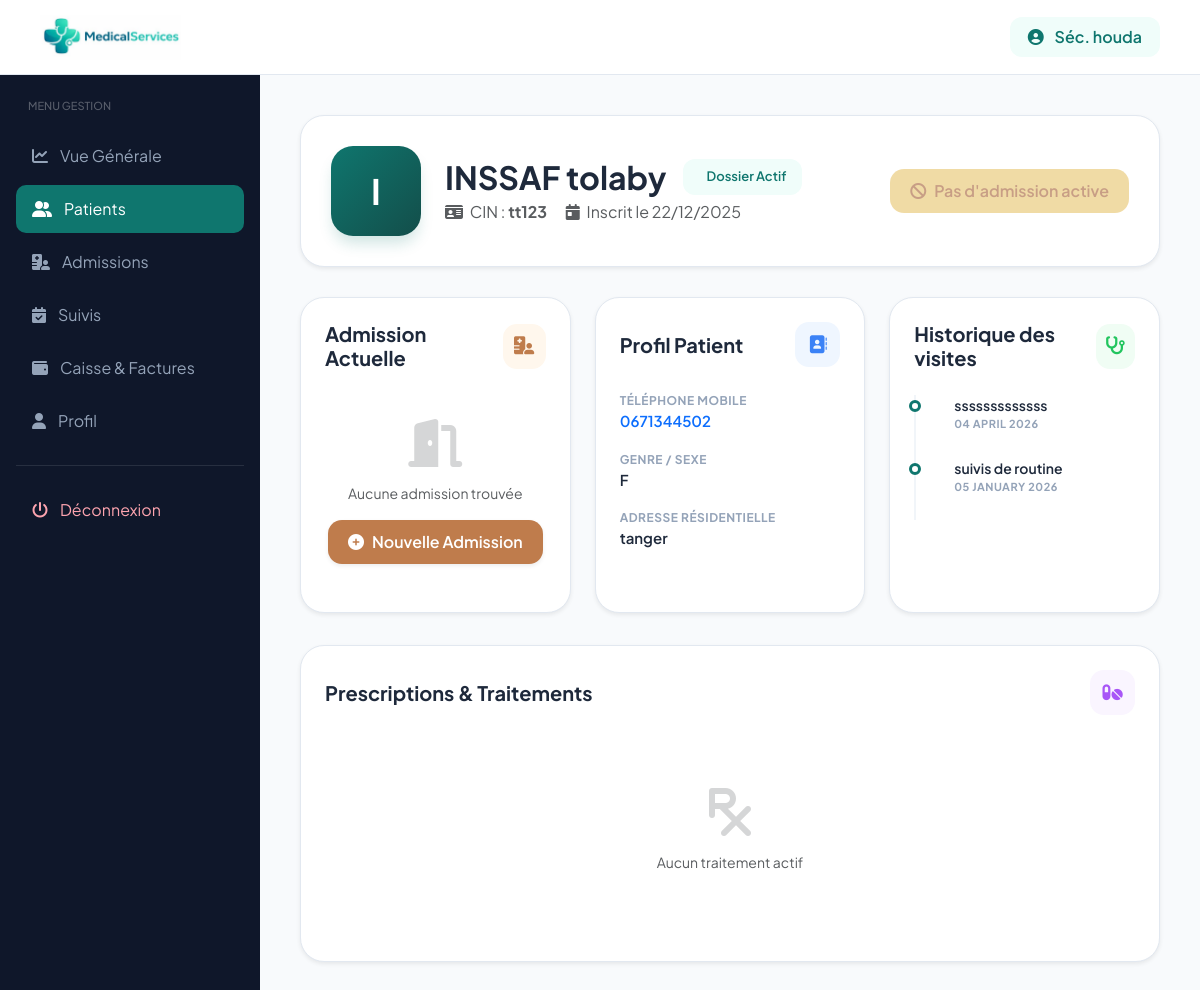
The app's page /connexion_secretaire/dossier_patient.php?id=16 (signed in), older data.
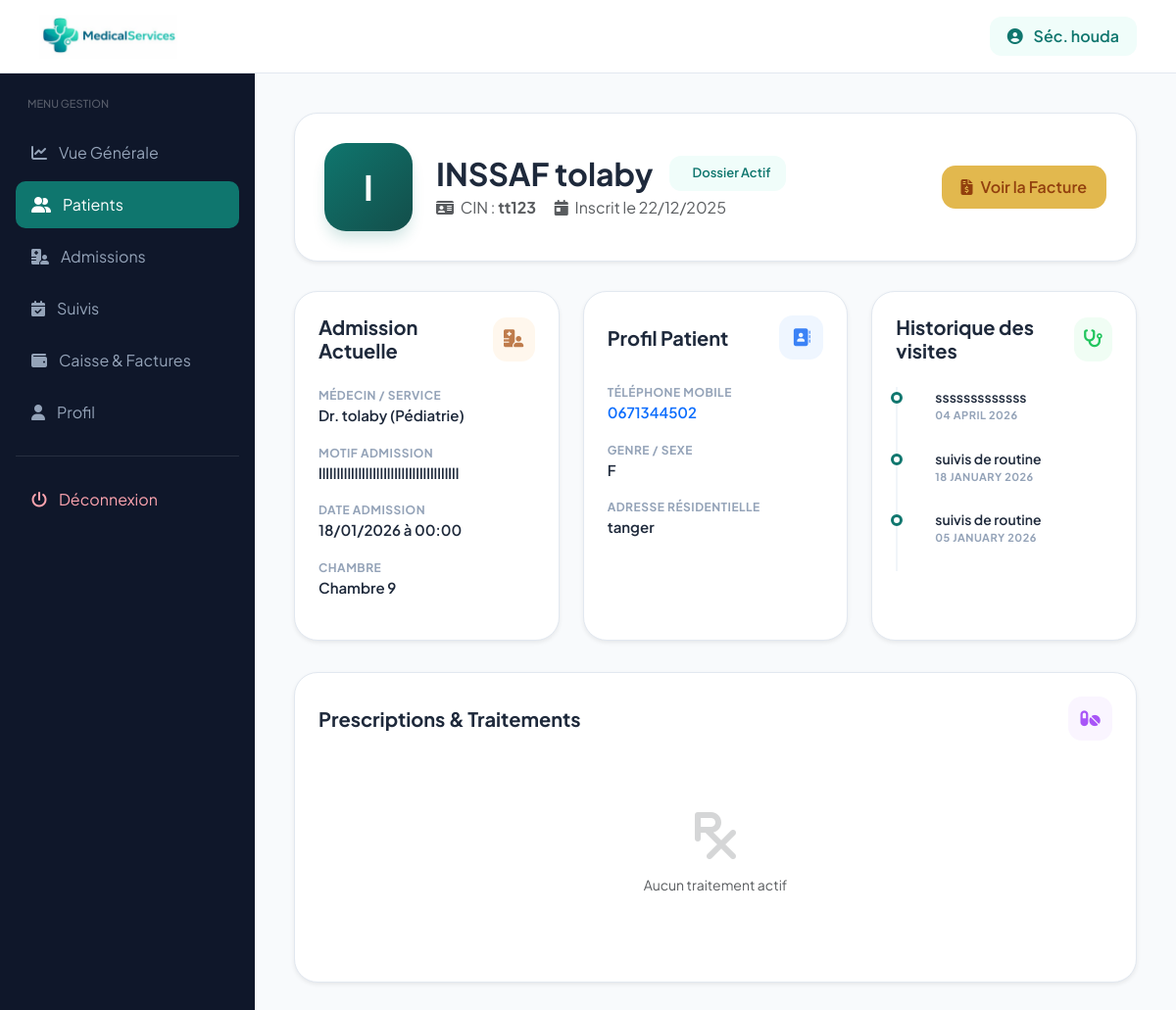
The same page, newer data.
### tables this page shows
CREATE TABLE `suivis` (
  `id_suivi` int(11) NOT NULL,
  `id_patient` int(11) DEFAULT NULL,
  `id_medecin` int(11) NOT NULL,
  `date_suivi` date DEFAULT NULL,
  `commentaire` text DEFAULT NULL,
  `status` enum('En cours','Terminé') DEFAULT 'En cours'
);

CREATE TABLE `admissions` (
  `id_admission` int(11) NOT NULL,
  `id_patient` int(11) NOT NULL,
  `id_medecin` int(11) DEFAULT NULL,
  `id_chambre` int(11) DEFAULT NULL,
  `date_admission` datetime NOT NULL,
  `date_sortie` datetime DEFAULT NULL,
  `service` varchar(100) NOT NULL,
  `motif` text NOT NULL,
  `type_admission` varchar(50) DEFAULT 'Normal',
  `statut` varchar(50) DEFAULT 'En cours'
);

CREATE TABLE `utilisateurs` (
  `id_user` int(11) NOT NULL,
  `cin` varchar(255) NOT NULL,
  `matricule` varchar(255) NOT NULL,
  `nom` varchar(50) DEFAULT NULL,
  `prenom` varchar(50) DEFAULT NULL,
  `email` varchar(50) DEFAULT NULL,
  `mot_de_passe` varchar(255) DEFAULT NULL,
  `telephone` int(11) NOT NULL,
  `adresse` text NOT NULL,
  `photo` varchar(255) NOT NULL DEFAULT '''default_avatar.png''',
  `role` enum('infirmier','admin','medecin','secretaire') DEFAULT NULL,
  `specialite` varchar(255) NOT NULL DEFAULT 'Généraliste',
  `statut_compte` enum('actif','suspendu','conge') NOT NULL,
  `date_embauche` date NOT NULL DEFAULT current_timestamp(),
  `derniere_connexion` datetime DEFAULT NULL,
  `created_at` timestamp NOT NULL DEFAULT current_timestamp()
);

### connexion_secretaire/dossier_patient.php (the view, shortened to what the changed rows need)
<?php
include("../config/connexion.php");
$id_patient = $_GET['id'] ?? null;
$stmt = $pdo->prepare("SELECT * FROM patients WHERE id_patient = ?");
$stmt->execute([$id_patient]);
$p = $stmt->fetch(PDO::FETCH_ASSOC);
$suivis = $pdo->prepare("SELECT * FROM suivis WHERE id_patient = ? ORDER BY date_suivi DESC");
$suivis->execute([$id_patient]);
$liste_suivis = $suivis->fetchAll(PDO::FETCH_ASSOC);
$stmt_adm = $pdo->prepare("
    SELECT a.*, u.nom as nom_medecin, u.prenom as prenom_medecin
    FROM admissions a
    LEFT JOIN utilisateurs u ON a.id_medecin = u.id_user
    WHERE a.id_patient = ?
    ORDER BY a.date_admission DESC LIMIT 1
");
$stmt_adm->execute([$id_patient]);
$last_adm = $stmt_adm->fetch(PDO::FETCH_ASSOC);
?>
<!DOCTYPE html>
<html lang="fr">
<head>
    <link rel="stylesheet" href="https://cdnjs.cloudflare.com/ajax/libs/font-awesome/6.5.0/css/all.min.css">
    <link href="https://cdn.jsdelivr.net/npm/bootstrap@5.3.2/dist/css/bootstrap.min.css" rel="stylesheet">
</head>
<body>
<div class="wrapper">
    <main class="content">
        <div class="patient-banner d-flex justify-content-between align-items-center shadow-sm">
            <div class="d-flex align-items-center gap-4">
                <div>
                    <div class="d-flex align-items-center gap-3 mb-1">
                        <h2 class="fw-bold m-0"><?= strtoupper($p['nom']) ?> <?= $p['prenom'] ?></h2>
                    </div>
                </div>
            </div>
            <div class="d-flex gap-2">
                <?php if($last_adm): ?>
    <a href="details_facture.php?id_adm=<?= $last_adm['id_admission'] ?>" class="btn-action-ui btn-facture text-decoration-none">
        <i class="fa-solid fa-file-invoice-dollar me-2"></i>Voir la Facture
    </a>
<?php else: ?>
    <button class="btn-action-ui btn-facture opacity-50" disabled>
        <i class="fa-solid fa-ban me-2"></i>Pas d'admission active
    </button>
<?php endif; ?>
            </div>
        </div>
        <div class="row g-4">
            <div class="col-lg-4">
                <div class="medical-card shadow-sm">
                    <?php if($last_adm): ?>
                        <div class="info-row">
                            <div class="info-label">Médecin / Service</div>
                            <div class="info-value">Dr. <?= htmlspecialchars($last_adm['nom_medecin']) ?> (<?= htmlspecialchars($last_adm['service']) ?>)</div>
                        </div>
                        <div class="info-row">
                            <div class="info-label">Motif Admission</div>
                            <div class="info-value"><?= htmlspecialchars($last_adm['motif']) ?></div>
                        </div>
                        <div class="info-row">
                            <div class="info-label">Date Admission</div>
                            <div class="info-value"><?= date('d/m/Y à H:i', strtotime($last_adm['date_admission'])) ?></div>
                        </div>
                        <div class="info-row">
                            <div class="info-label">Chambre</div>
                            <div class="info-value"><?= $last_adm['id_chambre'] ? "Chambre ".$last_adm['id_chambre'] : 'Non assignée' ?></div>
                        </div>
                    <?php else: ?>
                        <div class="text-center py-4">
                            <i class="fa-solid fa-door-open text-muted opacity-25 fa-3x mb-3"></i>
                            <p class="text-muted small">Aucune admission trouvée</p>
                            <a href="../admission/ajouter_admission.php?id_patient=<?= $p['id_patient'] ?>"
   class="btn-action-ui text-decoration-none shadow-sm"
   style="background: #bf7c4cff; color: white; display: inline-flex; align-items: center; gap: 8px;">
    <i class="fa-solid fa-plus-circle"></i>
    Nouvelle Admission
</a>
                        </div>
                    <?php endif; ?>
                </div>
            </div>
            <div class="col-lg-4">
                <div class="medical-card shadow-sm">
                    <div class="timeline-ui">
                        <?php if($liste_suivis): ?>
                            <?php foreach($liste_suivis as $s): ?>
                                <div class="timeline-item">
                                    <div class="info-value" style="font-size: 14px;"><?= $s['commentaire'] ?: 'Examen clinique' ?></div>
                                    <div class="info-label" style="font-size: 11px;"><?= date('d F Y', strtotime($s['date_suivi'])) ?></div>
                                </div>
                            <?php endforeach; ?>
                        <?php endif; ?>
                    </div>
                </div>
            </div>
        </div>
    </main>
</div>
</body>
</html>

Row changes from the older to the newer data that the page shows:
added admissions: utilisateurs.nom "tolaby", service "Pédiatrie", motif "lllllllllllllllllllllllllllllllllllllll", date_admission "18/01/2026 à 00:00", id_chambre "9"
added suivis: commentaire "suivis de routine", date_suivi "18 JANUARY 2026"
Text that changed along with them:
text no longer shown: "Pas d'admission active Aucune admission trouvée Nouvelle Admission"
text now shown: "Voir la Facture MÉDECIN / SERVICE Dr. ( ) MOTIF ADMISSION DATE ADMISSION CHAMBRE Chambre"
